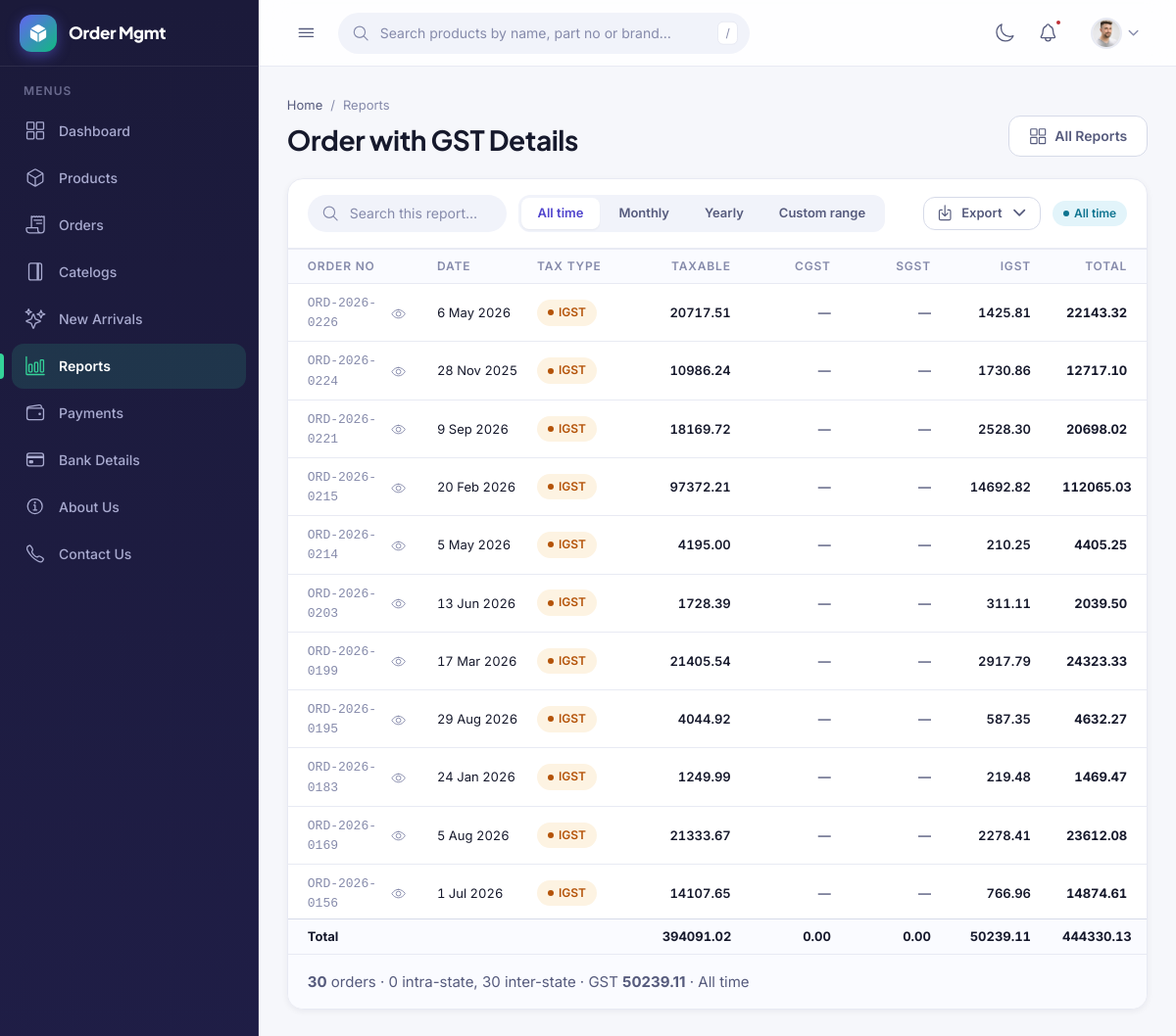
The app's page /reports/order-gst (signed in) with its own data.
### myorder/models.py (models this page shows, shortened)
class Order(models.Model):
    class Status(models.TextChoices):
        DRAFT = "draft", "Draft"
        HOLD = "hold", "On hold"
        FINAL = "final", "Final"
    dealer = models.ForeignKey(DealerProfile, on_delete=models.PROTECT, related_name="orders")
    sales_executive = models.ForeignKey(
        SalesExecutive,
        on_delete=models.PROTECT,
        related_name="orders",
        null=True, blank=True,
        help_text="Leave empty when the dealer placed the order themselves.",
    )
    order_no = models.CharField(max_length=20, unique=True, blank=True)
    status = models.CharField(max_length=5, choices=Status.choices, default=Status.DRAFT)
    ordered_on = models.DateField(default=timezone.localdate)
    created_at = models.DateTimeField(auto_now_add=True)
    updated_at = models.DateTimeField(auto_now=True)
    class Meta:
        ordering = ["-pk"]
    @property
    def total_net(self):
        return sum((i.line_net for i in self.items.all()), Decimal("0.00"))
    @property
    def total_gst(self):
        return sum((i.line_gst for i in self.items.all()), Decimal("0.00"))
    @property
    def total_amount(self):
        return self.total_net + self.total_gst
    @property
    def total_qty(self):
        return sum(i.qty for i in self.items.all())
    @staticmethod
    def _halve(tax):
        cgst = (tax / 2).quantize(Decimal("0.01"), rounding=ROUND_HALF_UP)
        return cgst, tax - cgst

### reports/views.py (the view)
# urls.py: path("order-gst", views.order_gst, name="order_gst"),
@login_required
def order_gst(request):
    filters = read_filter(request)
    orders = report_orders(request, filters).prefetch_related("items__product")
    rows = _gst_rows(orders)
    term = filters["search"]
    rows = [
        r for r in rows
        if not term
        or term.lower() in r["order"].order_no.lower()
        or term.lower() in r["order"].dealer.name.lower()
        or match_row(r, term, "tax_type")
    ]
    return TemplateResponse(request, "reports/order_gst.html", _page(
        request, filters, slug="order-gst", paginate="rows",
        extra={
            "rows": rows,
            "totals": {
                "orders": len(rows),
                "qty": sum(r["qty"] for r in rows),
                "net": sum((r["net"] for r in rows), ZERO),
                "cgst": sum((r["cgst"] for r in rows), ZERO),
                "sgst": sum((r["sgst"] for r in rows), ZERO),
                "igst": sum((r["igst"] for r in rows), ZERO),
                "gst": sum((r["gst"] for r in rows), ZERO),
                "total": sum((r["total"] for r in rows), ZERO),
                "intra": sum(1 for r in rows if r["same_state"]),
                "inter": sum(1 for r in rows if not r["same_state"]),
            },
        },
    ))

### delaer/context_processors.py (called while the page is built)
def roles(request):
    user = getattr(request, "user", None)
    if user is None or not user.is_authenticated:
        return {"user_is_sales": False, "user_is_manager": False, "user_is_dealer": False}
    from myorder.views import is_manager, is_sales
    return {
        "user_is_sales": is_sales(user),
        "user_is_manager": is_manager(user),
        "user_is_dealer": hasattr(user, "dealer_profile"),
    }

### myorder/models.py (called while the page is built)
    @property
    def line_net(self):
        return (self.rate * self.qty).quantize(Decimal("0.01"))

    @property
    def line_gst(self):
        return (self.line_net * self.gst / 100).quantize(Decimal("0.01"))

### myorder/views.py (called while the page is built)
def _same_state(company, dealer):
    if company is None or dealer is None:
        return True          # nothing to compare — treat as local
    ours = (getattr(company, "state", "") or "").strip().lower()
    theirs = (dealer.state or "").strip().lower()
    if ours and theirs:
        return ours == theirs
    if getattr(company, "gstin", "") and dealer.gstin:
        return company.gstin[:2] == dealer.gstin[:2]
    return False             # not enough information — bill as inter-state

def _company():
    return Contact.objects.filter(is_primary=True).first() or Contact.objects.first()

def _dealer(request):
    return DealerProfile.objects.filter(user=request.user).first()

def is_manager(user):
    return (
        user.is_superuser
        or user.is_staff
        or user.groups.filter(name="Management").exists()
    )

def _sales(request):
    user = request.user
    if not user.is_authenticated:
        return None
    return SalesExecutive.objects.filter(user=user, is_active=True).first()

def is_sales(user):
    return (
        user.is_authenticated
        and SalesExecutive.objects.filter(user=user, is_active=True).exists()
    )

def _visible_orders(request):
    orders = (
        Order.objects
        .select_related("dealer", "sales_executive")
        .prefetch_related("items__product")
    )
    if is_manager(request.user):
        return orders
    mine = Q(pk__in=[])          # matches nothing until a profile says otherwise
    sales = _sales(request)
    if sales:
        mine |= Q(sales_executive=sales)
    dealer = _dealer(request)
    if dealer:
        mine |= Q(dealer=dealer)
    return orders.filter(mine)

### templates/reports/order_gst.html (shortened to what this page needs)
{% extends "reports/_report_base.html" %}
{% block report %}
<div id="reportResults" data-live-region>
<div class="table-wrap table-wrap--tall">
    <table class="table table--stack table--fixed">
        <colgroup>
            <col class="w-orderno">
            <col class="w-date"><col class="w-name">
            <col class="w-money"><col class="w-money">
            <col class="w-money"><col class="w-money"><col class="w-money">
        </colgroup>
        <thead>
            <tr>
                <th>Order No</th>
                <th class="hide-sm">Date</th>
                <th class="hide-sm">Tax Type</th>
                <th class="num">Taxable</th>
                <th class="num hide-sm">CGST</th>
                <th class="num hide-sm">SGST</th>
                <th class="num">IGST</th>
                <th class="num">Total</th>
            </tr>
        </thead>
        <tbody>
            {% for r in rows %}
            <tr>
                <td data-label="Order No" class="cell-orderno">
                    <a class="order-ref" href="{% url 'myorder:edit' r.order.pk %}"
                       title="View order {{ r.order.order_no }}">
                        <code class="dim">{{ r.order.order_no }}</code>
                        <ion-icon name="eye-outline" aria-hidden="true"></ion-icon>
                    </a>
                </td>
                <td data-label="Date" class="hide-sm cell-date">{{ r.order.ordered_on|date:"j M Y" }}</td>
                <td data-label="Tax Type" class="hide-sm">
                    <span class="badge badge--{% if r.same_state %}info{% else %}warning{% endif %}">
                        {% if r.same_state %}CGST + SGST{% else %}IGST{% endif %}
                    </span>
                </td>
                <td data-label="Taxable" class="num">{{ r.net }}</td>
                <td data-label="CGST" class="num hide-sm">
                    {% if r.same_state %}{{ r.cgst }}{% else %}<span class="muted">&mdash;</span>{% endif %}
                </td>
                <td data-label="SGST" class="num hide-sm">
                    {% if r.same_state %}{{ r.sgst }}{% else %}<span class="muted">&mdash;</span>{% endif %}
                </td>
                <td data-label="IGST" class="num">
                    {% if r.same_state %}<span class="muted">&mdash;</span>{% else %}{{ r.igst }}{% endif %}
                </td>
                <td data-label="Total" class="num"><strong>{{ r.total }}</strong></td>
            </tr>
            {% endfor %}
        </tbody>
        {% if rows %}
        <tfoot>
            <tr>
                <td{% if is_manager %} colspan="2"{% endif %}><strong>Total</strong></td>
                <td class="hide-sm"></td>
                <td class="hide-sm"></td>
                <td class="num"><strong>{{ totals.net }}</strong></td>
                <td class="num hide-sm"><strong>{{ totals.cgst }}</strong></td>
                <td class="num hide-sm"><strong>{{ totals.sgst }}</strong></td>
                <td class="num"><strong>{{ totals.igst }}</strong></td>
                <td class="num"><strong>{{ totals.total }}</strong></td>
            </tr>
        </tfoot>
        {% endif %}
    </table>
</div>
<div class="panel__foot">
    <div class="pagination">
        <span class="muted">
            <strong>{{ page.paginator.count }}</strong> order{{ page.paginator.count|pluralize }}
            &middot; {{ totals.intra }} intra-state, {{ totals.inter }} inter-state
            &middot; GST <strong>{{ totals.gst }}</strong>
            &middot; {{ label }}
        </span>
    </div>
</div>
</div>
{% endblock %}

### records on screen
Order: order.order_no "ORD-2026-0226", order.ordered_on "6 May 2026", shows "IGST", net "20717.51", igst "1425.81", total "22143.32"
Order: order.order_no "ORD-2026-0224", order.ordered_on "28 Nov 2025", shows "IGST", net "10986.24", igst "1730.86", total "12717.10"
Order: order.order_no "ORD-2026-0221", order.ordered_on "9 Sep 2026", shows "IGST", net "18169.72", igst "2528.30", total "20698.02"
Order: order.order_no "ORD-2026-0215", order.ordered_on "20 Feb 2026", shows "IGST", net "97372.21", igst "14692.82", total "112065.03"
Order: order.order_no "ORD-2026-0214", order.ordered_on "5 May 2026", shows "IGST", net "4195.00", igst "210.25", total "4405.25"
Order: order.order_no "ORD-2026-0203", order.ordered_on "13 Jun 2026", shows "IGST", net "1728.39", igst "311.11", total "2039.50"
Order: order.order_no "ORD-2026-0199", order.ordered_on "17 Mar 2026", shows "IGST", net "21405.54", igst "2917.79", total "24323.33"
Order: order.order_no "ORD-2026-0195", order.ordered_on "29 Aug 2026", shows "IGST", net "4044.92", igst "587.35", total "4632.27"
Order: order.order_no "ORD-2026-0183", order.ordered_on "24 Jan 2026", shows "IGST", net "1249.99", igst "219.48", total "1469.47"
Order: order.order_no "ORD-2026-0169", order.ordered_on "5 Aug 2026", shows "IGST", net "21333.67", igst "2278.41", total "23612.08"
Order: order.order_no "ORD-2026-0156", order.ordered_on "1 Jul 2026", shows "IGST", net "14107.65", igst "766.96", total "14874.61"

### other values on screen
{{ card.name }} "Order with GST Details"
{{ name }} "All time" "Monthly" "Yearly" "Custom range"
{{ label }} "All time"
{{ totals.net }} "394091.02"
{{ totals.cgst }} "0.00"
{{ totals.sgst }} "0.00"
{{ totals.igst }} "50239.11"
{{ totals.total }} "444330.13"
{{ page.paginator.count }} "30"
{{ totals.intra }} "0"
{{ totals.inter }} "30"
{{ totals.gst }} "50239.11"
